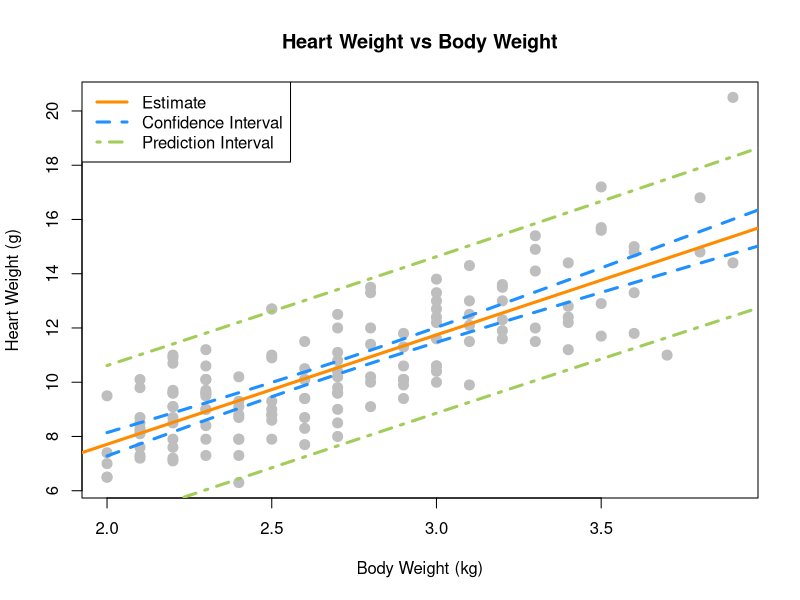
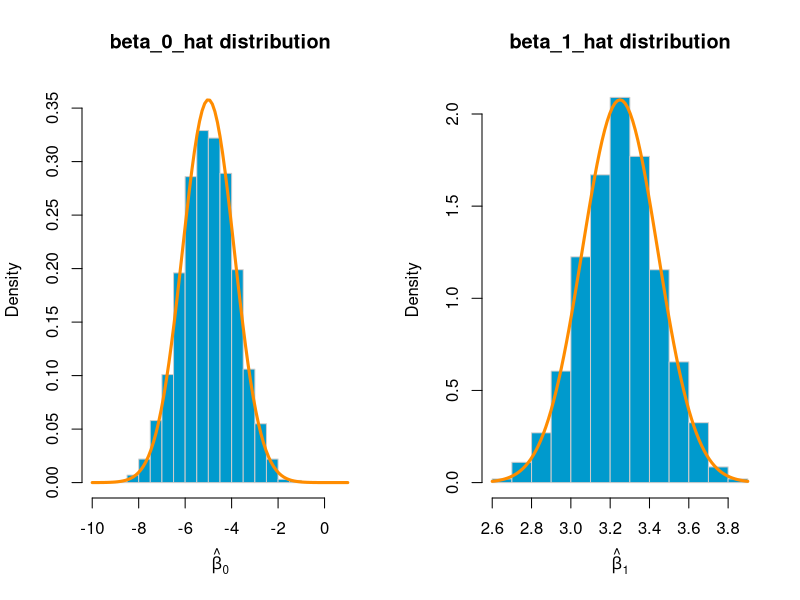

Write the R code that produced these figures, in order.
## ---- chunk 1
cats <- MASS::cats
cat_model <- lm(Hwt ~ Bwt, data = cats)

## ---- chunk 2
library(knitr)
library(kableExtra)

coef_cat <- summary(cat_model)$coefficients

get_coef_data <- function(coef) {
  data.frame(
    row.names = c("Beta_0_hat", "Beta_1_hat"),
    "Estimate" = c(coef[1, 1],
                    coef[2, 1]),
    "t value" = c(coef[1, 3],
                    coef[2, 3]),
    "p value" = c(formatC(coef[1, 4],format="e"),
                    formatC(coef[2, 4],format="e"))  
  )
  #kable(table_data, 
  #    col.names = c("Estimate ","t value","p value"),
  #    caption = "Coefficients for Linear Model on MASS::cats dataset.")
}

gen_kable <- function(table_data, row_names = TRUE, caption = "") {
  kable(table_data, format = "html", row.names = row_names,
        caption = caption) %>%
    kable_styling(bootstrap_options = c("striped", "hover"),
                  full_width = F,
                  font_size = 12,
                  position = "left")
}
tdata <- get_coef_data(coef_cat)
gen_kable(tdata, caption = "Coefficients for Linear Model on MASS::cats dataset.")
## ---- chunk 3
stat_decide <- function(p_value, alpha = 0.01) {
  ifelse(p_value < alpha, "Reject the Null Hypothesis", "FTR the Null Hypothesis")
}
(beta_10_decision <- stat_decide(coef_cat[2, 4], alpha = 0.05))
## ---- chunk 4
(beta_1_interval <- confint(cat_model, parm = "Bwt", level = 0.95))
## ---- chunk 5
(beta_0_interval <- confint(cat_model, parm = "(Intercept)", level = 0.9))
## ---- chunk 6
(conf_interval <- predict(cat_model, newdata = data.frame(Bwt = c(2.1, 2.8)),
        interval = c("confidence"), level = 0.9))

mean_cats <- c(mean(cats$Bwt), mean(cats$Hwt))
len_interval_21 <- conf_interval[1, 3] - conf_interval[1, 2]
len_interval_28 <- conf_interval[2, 3] - conf_interval[2, 2]
## ---- chunk 7
(pred_interval <- predict(cat_model, newdata = data.frame(Bwt = c(2.8, 4.2)),
        interval = c("prediction"), level = 0.9))

pred_table <- data.frame(
  row.names = c("Beta_0_hat", "Beta_1_hat"),
  "Body Weight" = c(2.8,
                  4.2),
  "Predicted Hwt" = c(pred_interval[1, 1],
                  pred_interval[2, 1]),
  "Lower Bound" = c(pred_interval[1, 2],
                  pred_interval[2, 2]), 
  "Upper Bound" = c(pred_interval[1, 3],
                  pred_interval[2, 3])   
)

#kable(pred_table, 
#      col.names = c("Body Weight (kg)","Predicted Hwt (g)","Lower Bound","Upper Bound"),
#      caption = "90% Prediction Intervals")

gen_kable(pred_table, caption = "90% Prediction Intervals")
## ---- chunk 8
bwt_seq <- seq(min(cats$Bwt), min(cats$Hwt), 0.02)

conf_interval_seq <- predict(cat_model, newdata = data.frame(Bwt = bwt_seq),
        interval = c("confidence"), level = 0.95)

pred_interval_seq <- predict(cat_model, newdata = data.frame(Bwt = bwt_seq),
        interval = c("prediction"), level = 0.95)

plot(Hwt ~ Bwt, data = cats,
     xlab = "Body Weight (kg)",
     ylab = "Heart Weight (g)",
     main = "Heart Weight vs Body Weight",
     pch = 20,
     cex = 2,
     col = "grey"
     #ylim = c(min(pred_interval_seq), max(pred_interval_seq))
)
abline(cat_model, lwd = 3, col = "darkorange")

lines(bwt_seq, conf_interval_seq[, "lwr"], col = "dodgerblue", lwd = 3, lty = 2)
lines(bwt_seq, conf_interval_seq[, "upr"], col = "dodgerblue", lwd = 3, lty = 2)

lines(bwt_seq, pred_interval_seq[, "lwr"], col = "darkolivegreen3", lwd = 3, lty = 4)
lines(bwt_seq, pred_interval_seq[, "upr"], col = "darkolivegreen3", lwd = 3, lty = 4)

legend("topleft", c("Estimate", "Confidence Interval", "Prediction Interval"), 
       lty = c(1, 2, 4),
       lwd = 3,
       col = c("darkorange", "dodgerblue", "darkolivegreen3"))
## ---- chunk 9
# Since beta_1 for the Null Hyp is not 0, I calculated t and p values using the formulas directly.
beta_1_hat <- cat_model$coefficients[2]
Sxx <- sum((cats$Bwt - mean(cats$Bwt)) ^ 2)
s_e <- summary(cat_model)$sigma
beta_1_hat_t <- (beta_1_hat - 4) / (s_e / sqrt(Sxx))

p_value <- 2 * pt(abs(beta_1_hat_t), df = nrow(cats) - 2, lower.tail = FALSE)

data_Q1g <- data.frame(
  row.names = c("Beta_1_hat"),
  "Estimate" = beta_1_hat,
  "t value" = beta_1_hat_t,
  "p value" = p_value
)

gen_kable(data_Q1g, caption = "Coefficients for beta_1_hat")
## ---- chunk 10
(beta_14_decision <- stat_decide(p_value, alpha = 0.05))
## ---- chunk 11
data(Ozone, package = "mlbench")
Ozone = Ozone[, c(4, 6, 7, 8)]
colnames(Ozone) = c("ozone", "wind", "humidity", "temp")
Ozone = Ozone[complete.cases(Ozone), ]
## ---- chunk 12
ozone_wind_model <- lm(ozone ~ wind, data = Ozone)
ozone_wind_coef <- coef(summary(ozone_wind_model))

tdata <- get_coef_data(ozone_wind_coef)
gen_kable(tdata, caption = "Coefficients for Model on ozone ~ wind.")

## ---- chunk 13
(beta_10_decision <- stat_decide(ozone_wind_coef[2, 4], alpha = 0.01))
## ---- chunk 14
ozone_temp_model <- lm(ozone ~ temp, data = Ozone)
ozone_temp_coef <- coef(summary(ozone_temp_model))

tdata <- get_coef_data(ozone_temp_coef)
gen_kable(tdata, caption = "Coefficients for Model on ozone ~ temp")

## ---- chunk 15
(beta_10_decision <- stat_decide(ozone_temp_coef[2, 4], alpha = 0.01))
## ---- chunk 16
birthday = 19820426
set.seed(birthday)
n = 50
x = seq(0, 10, length = n)
## ---- chunk 17
sim_slr <- function(x, beta_0, beta_1, sigma = 1) {
  n <- length(x)
  epsilon <- rnorm(n = n, mean = 0, sd = sigma)
  y <- beta_0 + beta_1 * x + epsilon
  data.frame(predictor = x, response = y)
}

loop_simulation <- function (x_vals, beta_0, beta_1, num_simulations = 1500, sigma = 1) {
  beta_1_hats <- rep(0, num_simulations)
  beta_0_hats <- rep(0, num_simulations)
  # Standard Errors for each beta_1_hat
  beta_1_hats_se <- rep(0, num_simulations)
  for (i in 1:num_simulations) {
    sim_data <- sim_slr(x = x_vals, beta_0 = beta_0, beta_1 = beta_1, sigma = sigma)
    sim_model <- lm(response ~ predictor, data = sim_data)
    beta_0_hats[i] <- sim_model$coefficients[1]
    beta_1_hats[i] <- sim_model$coefficients[2]
    beta_1_hats_se[i] <- summary(sim_model)$coefficients[2, 2]
  }
  list(
    beta_0_hats = beta_0_hats,
    beta_1_hats = beta_1_hats,
    beta_1_hats_se = beta_1_hats_se
    )
}

beta_hats <- loop_simulation(x, -5, 3.25, num_simulations = 2000, sigma = 4)
## ---- chunk 18
# model parameters
beta_0 <- -5
beta_1 <- 3.25
sigma <- 4

# true values
Sxx <- sum((x - mean(x)) ^ 2)
var_beta_1_hat <- sigma ^ 2 / Sxx
var_beta_0_hat <- sigma ^ 2 * (1/n + mean(x) ^ 2 / Sxx)

data_Q3b <- data.frame(
  row.names = c("Expected (true mean)", "Mean from simulation", "Expected SD", "SD from simulation"),
  "beta_0_hat" = c(beta_0, mean(beta_hats$beta_0_hats), 
                   sqrt(var_beta_0_hat), sd(beta_hats$beta_0_hats)),
  "beta_1_hat" = c(beta_1, mean(beta_hats$beta_1_hats), 
                   sqrt(var_beta_1_hat), sd(beta_hats$beta_1_hats))
)

gen_kable(data_Q3b, caption = "True values vs Simulation values")

## ---- chunk 19

par(mfrow=c(1, 2))
hist(beta_hats$beta_0_hats,
     xlab   = expression(hat(beta)[0]),
     main   = "beta_0_hat distribution",
     col  = "deepskyblue3",
     border = "gray80",
     breaks = 15,
     prob = TRUE,
     ylim = c(0, 0.36),
     xlim = c(-10, 1)
     )
curve(dnorm(x, mean = beta_0, sd = sqrt(var_beta_0_hat)),
      col = "darkorange", add = TRUE, lwd = 3)

hist(beta_hats$beta_1_hats,
     xlab   = expression(hat(beta)[1]),
     main   = "beta_1_hat distribution",
     col  = "deepskyblue3",
     border = "gray80",
     prob = TRUE
     )
curve(dnorm(x, mean = beta_1, sd = sqrt(var_beta_1_hat)),
      col = "darkorange", add = TRUE, lwd = 3)
## ---- chunk 20
birthday = 19820426
set.seed(birthday)
n = 25
x = seq(0, 2.5, length = n)
## ---- chunk 21
# model parameters
beta_0 <- 5
beta_1 <- 2
sigma <- 3

sim_stats <- loop_simulation(x, beta_0, beta_1, num_simulations = 2500, sigma = sigma)
## ---- chunk 22
Sxx <- sum((x - mean(x)) ^ 2)
crit <- qt(0.025, df = n - 2, lower.tail = FALSE)
margin <- crit * sim_stats$beta_1_hats_se
lower_95 <- sim_stats$beta_1_hats - margin
upper_95 <- sim_stats$beta_1_hats + margin

# Let's take a look to some
lower_95[1:10]
upper_95[1:10]
## ---- chunk 23
len <- length(lower_95)
beta_1_in_count <- sum(beta_1 > lower_95 & beta_1 < upper_95)
(proportion <- beta_1_in_count / len)
## ---- chunk 24
beta_10_out_count <- len - sum(0 > lower_95 & 0 < upper_95)
(proportion_0 <- beta_10_out_count / len)
## ---- chunk 25
crit <- qt(0.005, df = n - 2, lower.tail = FALSE)
margin <- crit * sim_stats$beta_1_hats_se
lower_99 <- sim_stats$beta_1_hats - margin
upper_99 <- sim_stats$beta_1_hats + margin

# Let's take a look to some
lower_99[1:10]
upper_99[1:10]
## ---- chunk 26
len <- length(lower_99)
beta_1_in_count <- sum(beta_1 > lower_99 & beta_1 < upper_99)
(proportion <- beta_1_in_count / len)
## ---- chunk 27
beta_10_out_count <- len - sum(0 > lower_99 & 0 < upper_99)
(proportion_0 <- beta_10_out_count / len)
## ---- chunk 28
calc_pred_int <- function(model, newdata, level = 0.95) {
  estimate <- predict(model, newdata = newdata)
  n <- length(model$fitted.values)
  crit <- qt((1 - level) / 2, df = model$df.residual, lower.tail = FALSE)
  
  x_mean <- mean(model$model[, names(newdata)])
  Sxx <- sum((model$model[, names(newdata)] - x_mean) ^ 2)
  
  s_e <- summary(model)$sigma
  s_err <- s_e * sqrt(1 + 1/n + ((newdata[, 1] - x_mean)^2) / Sxx)
  
  margin <- crit * s_err
  lower <- estimate - margin
  upper <- estimate + margin
  
  pred_int <- c(estimate, lower, upper)
  names(pred_int) <- c("estimate", "lower", "upper")
  
  pred_int
}
## ---- chunk 29
birthday = 19820426
set.seed(birthday)
n = 25
x = seq(0, 2.5, length = n)

beta_0 <- 5
beta_1 <- 0
sigma <- 3

sim_stats <- loop_simulation(x, beta_0, beta_1, num_simulations = 2500, sigma = sigma)

Sxx <- sum((x - mean(x)) ^ 2)
crit <- qt(0.005, df = n - 2, lower.tail = FALSE)
margin <- crit * sim_stats$beta_1_hats_se
lower_99 <- sim_stats$beta_1_hats - margin
upper_99 <- sim_stats$beta_1_hats + margin

len <- length(lower_99)
beta_1_in_count <- sum(beta_1 > lower_99 & beta_1 < upper_99)
(proportion <- beta_1_in_count / len)
